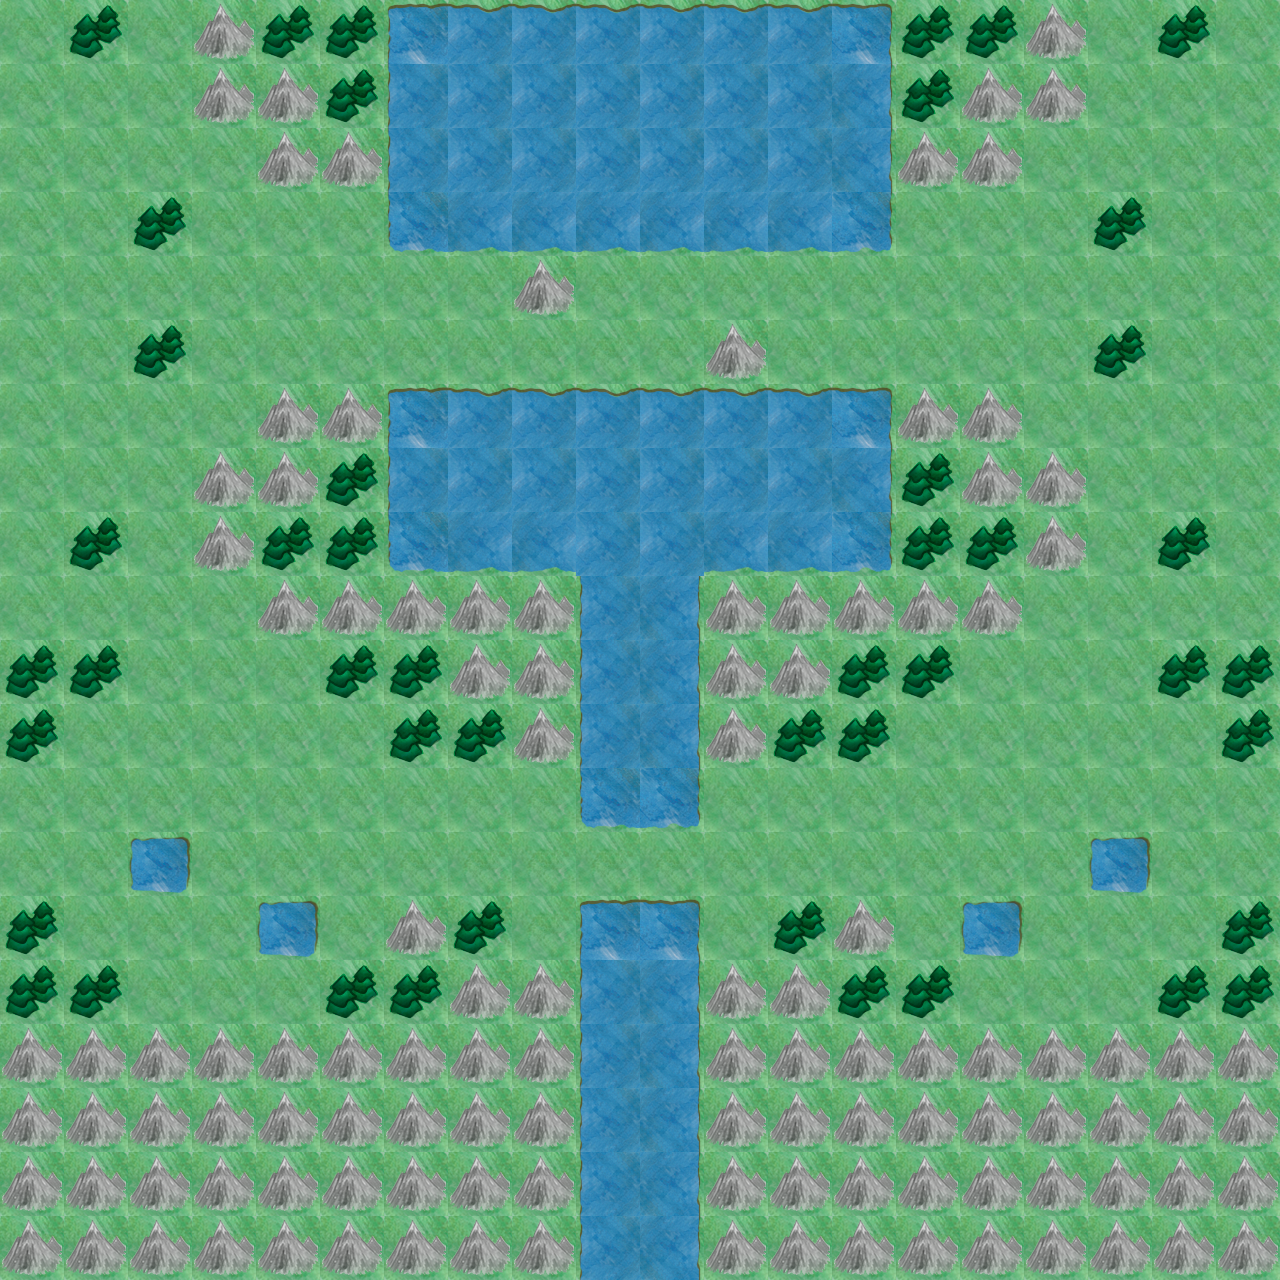

This is a level from a 2D game, rendered from its Tiled map with the project's own tilesets. A one-line summary and the map file follow, with tile-layer data summarised:
An orthogonal 20x20 tile map with 64x64 px tiles, 1 tile layer (Background) and 25 objects.

<map version="1.0" orientation="orthogonal" width="20" height="20" tilewidth="64" tileheight="64">
 <tileset firstgid="1" name="TileLayer_background-hd" tilewidth="64" tileheight="64">
  <image source="TileLayer_background-hd.png" width="2048" height="2048" />
  <tile id="0">
   <properties>
    <property name="MovementCost" value="1" />
    <property name="TileType" value="Grass" />
    <property name="defensiveBonus" value="0" />
   </properties>
  </tile>
  <tile id="1">
   <properties>
    <property name="MovementCost" value="2" />
    <property name="TileType" value="Mountain" />
    <property name="defensiveBonus" value="4" />
   </properties>
  </tile>
  <tile id="32">
   <properties>
    <property name="MovementCost" value="4" />
    <property name="TileType" value="River" />
    <property name="defensiveBonus" value="0" />
   </properties>
  </tile>
  <tile id="33">
   <properties>
    <property name="MovementCost" value="1" />
    <property name="TileType" value="Forest" />
    <property name="defensiveBonus" value="2" />
   </properties>
  </tile>
  <tile id="64">
   <properties>
    <property name="MovementCost" value="4" />
    <property name="TileType" value="River" />
    <property name="defensiveBonus" value="0" />
   </properties>
  </tile>
  <tile id="65">
   <properties>
    <property name="MovementCost" value="4" />
    <property name="TileType" value="River" />
    <property name="defensiveBonus" value="0" />
   </properties>
  </tile>
  <tile id="66">
   <properties>
    <property name="MovementCost" value="4" />
    <property name="TileType" value="River" />
    <property name="defensiveBonus" value="0" />
   </properties>
  </tile>
  <tile id="96">
   <properties>
    <property name="MovementCost" value="4" />
    <property name="TileType" value="River" />
    <property name="defensiveBonus" value="0" />
   </properties>
  </tile>
  <tile id="97">
   <properties>
    <property name="MovementCost" value="4" />
    <property name="TileType" value="River" />
    <property name="defensiveBonus" value="0" />
   </properties>
  </tile>
  <tile id="98">
   <properties>
    <property name="MovementCost" value="4" />
    <property name="TileType" value="River" />
    <property name="defensiveBonus" value="0" />
   </properties>
  </tile>
  <tile id="128">
   <properties>
    <property name="MovementCost" value="4" />
    <property name="TileType" value="River" />
    <property name="defensiveBonus" value="0" />
   </properties>
  </tile>
  <tile id="129">
   <properties>
    <property name="MovementCost" value="4" />
    <property name="TileType" value="River" />
    <property name="defensiveBonus" value="0" />
   </properties>
  </tile>
  <tile id="130">
   <properties>
    <property name="MovementCost" value="4" />
    <property name="TileType" value="River" />
    <property name="defensiveBonus" value="0" />
   </properties>
  </tile>
  <tile id="160">
   <properties>
    <property name="MovementCost" value="4" />
    <property name="TileType" value="River" />
    <property name="defensiveBonus" value="0" />
   </properties>
  </tile>
  <tile id="161">
   <properties>
    <property name="MovementCost" value="4" />
    <property name="TileType" value="River" />
    <property name="defensiveBonus" value="0" />
   </properties>
  </tile>
  <tile id="162">
   <properties>
    <property name="MovementCost" value="4" />
    <property name="TileType" value="River" />
    <property name="defensiveBonus" value="0" />
   </properties>
  </tile>
 </tileset>
 <layer name="Background" width="20" height="20">
  <data>[400 cells, 400 non-empty, 13 distinct tile ids]</data>
 </layer>
 <objectgroup name="Units_P1" width="20" height="20">
  <object x="64" y="320" width="64" height="64">
   <properties>
    <property name="Type" value="BattleMage" />
   </properties>
  </object>
  <object x="64" y="448" width="64" height="64">
   <properties>
    <property name="Type" value="BattleMage" />
   </properties>
  </object>
  <object x="64" y="64" width="64" height="64">
   <properties>
    <property name="Type" value="Scout" />
   </properties>
  </object>
  <object x="64" y="192" width="64" height="64">
   <properties>
    <property name="Type" value="Ranger" />
   </properties>
  </object>
  <object x="192" y="320" width="64" height="64">
   <properties>
    <property name="Type" value="Footman" />
   </properties>
  </object>
  <object x="192" y="192" width="64" height="64">
   <properties>
    <property name="Type" value="Footman" />
   </properties>
  </object>
  <object x="384" y="128" width="64" height="64">
   <properties>
    <property name="Type" value="Boat" />
   </properties>
  </object>
  <object x="64" y="768" width="64" height="64">
   <properties>
    <property name="Type" value="Ranger" />
   </properties>
  </object>
  <object x="192" y="768" width="64" height="64">
   <properties>
    <property name="Type" value="Footman" />
   </properties>
  </object>
 </objectgroup>
 <objectgroup name="Units_P2" width="20" height="20">
  <object x="1024" y="192" width="64" height="64">
   <properties>
    <property name="Type" value="Footman" />
   </properties>
  </object>
  <object x="1024" y="320" width="64" height="64">
   <properties>
    <property name="Type" value="Footman" />
   </properties>
  </object>
  <object x="1152" y="320" width="64" height="64">
   <properties>
    <property name="Type" value="BattleMage" />
   </properties>
  </object>
  <object x="1152" y="64" width="64" height="64">
   <properties>
    <property name="Type" value="Scout" />
   </properties>
  </object>
  <object x="1152" y="192" width="64" height="64">
   <properties>
    <property name="Type" value="Ranger" />
   </properties>
  </object>
  <object x="1152" y="448" width="64" height="64">
   <properties>
    <property name="Type" value="BattleMage" />
   </properties>
  </object>
  <object x="1152" y="768" width="64" height="64">
   <properties>
    <property name="Type" value="Ranger" />
   </properties>
  </object>
  <object x="1024" y="768" width="64" height="64">
   <properties>
    <property name="Type" value="Footman" />
   </properties>
  </object>
 </objectgroup>
 <objectgroup name="Buildings_P1" width="20" height="20">
  <object x="0" y="192" width="64" height="128">
   <properties>
    <property name="Type" value="Castle" />
   </properties>
  </object>
  <object x="128" y="576" width="64" height="64">
   <properties>
    <property name="Type" value="Barracks" />
   </properties>
  </object>
  <object x="320" y="704" width="64" height="64">
   <properties>
    <property name="Type" value="Barracks" />
   </properties>
  </object>
  <object x="64" y="896" width="64" height="64">
   <properties>
    <property name="Type" value="Barracks" />
   </properties>
  </object>
 </objectgroup>
 <objectgroup name="Buildings_P2" width="20" height="20">
  <object x="1216" y="192" width="64" height="128">
   <properties>
    <property name="Type" value="Castle" />
   </properties>
  </object>
  <object x="1088" y="576" width="64" height="64">
   <properties>
    <property name="Type" value="Barracks" />
   </properties>
  </object>
  <object x="896" y="704" width="64" height="64">
   <properties>
    <property name="Type" value="Barracks" />
   </properties>
  </object>
  <object x="1152" y="896" width="64" height="64">
   <properties>
    <property name="Type" value="Barracks" />
   </properties>
  </object>
 </objectgroup>
</map>